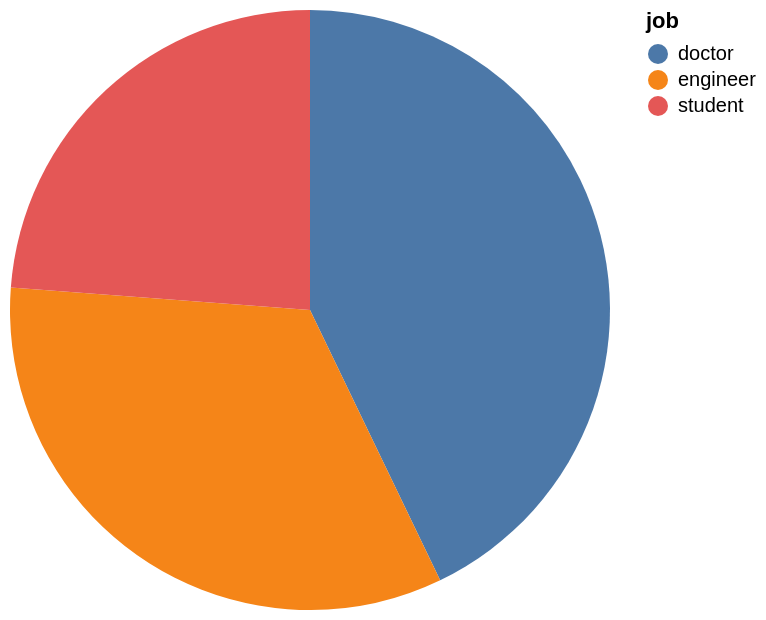

Vega-Lite specification for this chart:
### Vega-Lite specification from a JSON file in a GitHub repository (floating-point values rounded to 4 significant figures)
{"data": {"values": [{"x_data": "doctor", "y_data": 45}, {"x_data": "engineer", "y_data": 35}, {"x_data": "student", "y_data": 25}]}, "mark": "arc", "encoding": {"theta": {"field": "y_data", "type": "quantitative", "title": "min(age)"}, "color": {"field": "x_data", "type": "nominal", "title": "job"}}}
